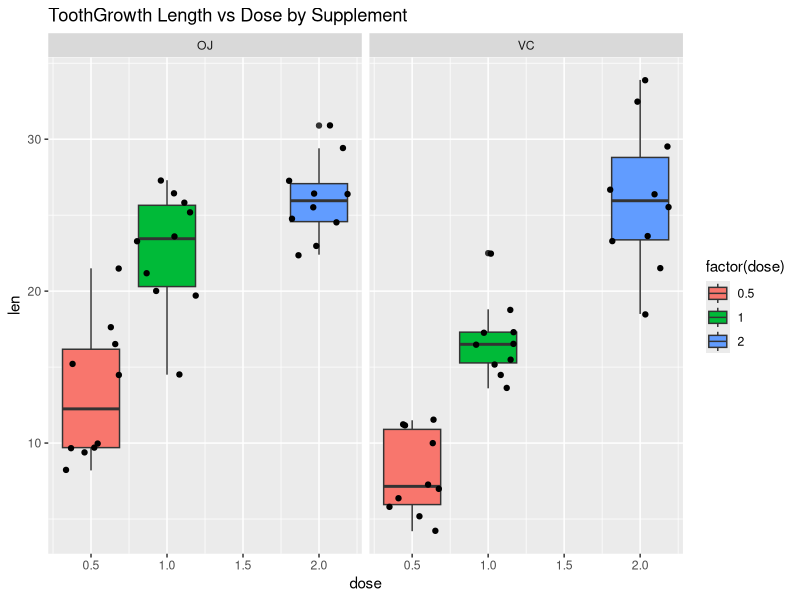
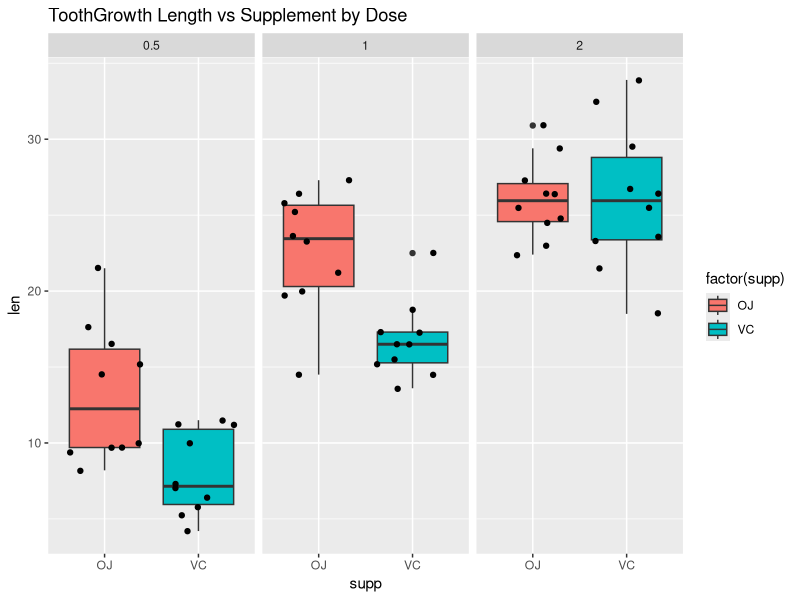

Write the R code that produced these figures, in order. (Note: this script raises an error after producing the figures.)
library(plyr)

#get the dataset that is part of R
data(ToothGrowth)

summary(ToothGrowth)
str(ToothGrowth)

#take a look at the unique values for each of the variables
unique(ToothGrowth$len)
unique(ToothGrowth$supp)
unique(ToothGrowth$dose)

#The dose strength has only 3 available values, while the supplement type 
#is a factor with 2 values. So in the dataset existing only 6 possible combinations 
#with these two variables, and I explore them.

#Summary of guinea pigs given 0.5mg of Vitamin C
summary(ToothGrowth[which(ToothGrowth$dose==0.5 & ToothGrowth$supp=='VC'),]$len)

#Summary of guinea pigs given 1.0mg of Vitamin C
summary(ToothGrowth[which(ToothGrowth$dose==1.0 & ToothGrowth$supp=='VC'),]$len)

#Summary of guinea pigs given 2.0mg of Vitamin C
summary(ToothGrowth[which(ToothGrowth$dose==2.0 & ToothGrowth$supp=='VC'),]$len)

#Summary of guinea pigs given 0.5mg of Orange Juice
summary(ToothGrowth[which(ToothGrowth$dose==0.5 & ToothGrowth$supp=='OJ'),]$len)

#Summary of guinea pigs given 1.0mg of Orange Juice
summary(ToothGrowth[which(ToothGrowth$dose==1.0 & ToothGrowth$supp=='OJ'),]$len)

#Summary of guinea pigs given 2.0mg of Orange Juice
summary(ToothGrowth[which(ToothGrowth$dose==2.0 & ToothGrowth$supp=='OJ'),]$len)


ddply(ToothGrowth, dose ~ supp,function(x) 
  c(mean=mean(x$len), sd=sd(x$len),
    conf.int=t.test(x$len)$conf.int))

#The results of the exploratory analysis depicted above are resumed in the following boxplot.

library(ggplot2)
ggplot(ToothGrowth, aes(x=dose, y=len)) + 
  ggtitle("ToothGrowth Length vs Dose by Supplement") + 
  geom_boxplot(aes(fill=factor(dose))) + geom_jitter() + facet_grid(.~supp)

ggplot(ToothGrowth, aes(x=supp, y=len)) + 
  ggtitle("ToothGrowth Length vs Supplement by Dose") + 
  geom_boxplot(aes(fill=factor(supp))) + geom_jitter() + facet_grid(.~dose)


ddply(ToothGrowth, dose ~ supp,function(x) 
  c(mean=mean(x$len), sd=sd(x$len),
    conf.int=t.test(x$len)$conf.int))

#Use confidence intervals and hypothesis tests to compare tooth growth by supp and dose
#Starting from the results of the exploratory analysis I decide to analyze the tooth length with respect to the combination of supp anda dose. I formulate 3 null hypothesis:
  
#H0: mu(VC, 0.5) = mu(OJ, 0.5)
#H0: mu(VC, 1.0) = mu(OJ, 1.0)
#H0: mu(VC, 2.0) = mu(OJ, 2.0)
#Each of these hypothesis will be tested against the respective alternate hypothesis (~=). To verify the hypothesis I use a t test.

#H0: mu(VC, 0.5) = mu(OJ, 0.5)

t.test(ToothGrowth[which(ToothGrowth$dose==0.5 & ToothGrowth$supp=='VC'),]$len, 
       ToothGrowth[which(ToothGrowth$dose==0.5 & ToothGrowth$supp=='OJ'),]$len)
## 
##  Welch Two Sample t-test
## 
## data:  ToothGrowth[which(ToothGrowth$dose == 0.5 & ToothGrowth$supp ==  and ToothGrowth[which(ToothGrowth$dose == 0.5 & ToothGrowth$supp ==     "VC"), ]$len and     "OJ"), ]$len
## t = -3.17, df = 14.97, p-value = 0.006359
## alternative hypothesis: true difference in means is not equal to 0
## 95 percent confidence interval:
##  -8.781 -1.719
## sample estimates:
## mean of x mean of y 
##      7.98     13.23
#The 95% confidence interval doesn’t contain 0 so reject the null hypothesis.

#H0: mu(VC, 1.0) = mu(OJ, 1.0)

t.test(ToothGrowth[which(ToothGrowth$dose==1.0 & ToothGrowth$supp=='VC'),]$len, 
       ToothGrowth[which(ToothGrowth$dose==1.0 & ToothGrowth$supp=='OJ'),]$len)
## 
##  Welch Two Sample t-test
## 
## data:  ToothGrowth[which(ToothGrowth$dose == 1 & ToothGrowth$supp ==  and ToothGrowth[which(ToothGrowth$dose == 1 & ToothGrowth$supp ==     "VC"), ]$len and     "OJ"), ]$len
## t = -4.033, df = 15.36, p-value = 0.001038
## alternative hypothesis: true difference in means is not equal to 0
## 95 percent confidence interval:
##  -9.058 -2.802
## sample estimates:
## mean of x mean of y 
##     16.77     22.70
#The 95% confidence interval doesn’t contain 0 so reject the null hypothesis.

#H0: mu(VC, 2.0) = mu(OJ, 2.0)

t.test(ToothGrowth[which(ToothGrowth$dose==2.0 & ToothGrowth$supp=='VC'),]$len, 
       ToothGrowth[which(ToothGrowth$dose==2.0 & ToothGrowth$supp=='OJ'),]$len)
## 
##  Welch Two Sample t-test
## 
## data:  ToothGrowth[which(ToothGrowth$dose == 2 & ToothGrowth$supp ==  and ToothGrowth[which(ToothGrowth$dose == 2 & ToothGrowth$supp ==     "VC"), ]$len and     "OJ"), ]$len
## t = 0.0461, df = 14.04, p-value = 0.9639
## alternative hypothesis: true difference in means is not equal to 0
## 95 percent confidence interval:
##  -3.638  3.798
## sample estimates:
## mean of x mean of y 
##     26.14     26.06
#The 95% confidence interval contains 0 so can not reject the null hypothesis.

#State your conclusions and the assumptions needed for your conclusions
#In the analysis I performed 3 hypothesis for different combinations of supplement and dose:
  
#H0: mu(VC, 0.5) = mu(OJ, 0.5)
#H0: mu(VC, 1.0) = mu(OJ, 1.0)
#H0: mu(VC, 2.0) = mu(OJ, 2.0)
#In the first two cases the hypothesis are been rejected, confirming that orange juice has a greater impact on tooth growth with 0.5mg and 1.0mg doses. In the third case the hypothesis is been accepted, showing that with a 2.0mg dose there isn’t differences between orange juice and vitamin C.


#Confidence Intervals and Hypothesis Testing
#Supplement as a Factor
#Analyzing the data for correlation between the delivery method and change in tooth growth:
  
  t.test(len ~ supp, paired = F, var.equal = F, data = ToothGrowth)
## 
##  Welch Two Sample t-test
## 
## data:  len by supp
## t = 1.9153, df = 55.309, p-value = 0.06063
## alternative hypothesis: true difference in means is not equal to 0
## 95 percent confidence interval:
##  -0.1710156  7.5710156
## sample estimates:
## mean in group OJ mean in group VC 
##         20.66333         16.96333
#A confidence interval of [-0.171, 7.571] does not allow us to reject the null hypothesis (that there is no correlation between delivery method and tooth length).

#Dosage as a Factor
#Analyzing the data for correlation between the dose level and change in tooth growth:
  
dose1 <- subset(ToothGrowth, dose %in% c(0.5, 1.0))
dose2 <- subset(ToothGrowth, dose %in% c(0.5, 2.0))
dose3 <- subset(ToothGrowth, dose %in% c(1.0, 2.0))
t.test(len ~ dose, paired = F, var.equal = F, data = dose1)
## 
##  Welch Two Sample t-test
## 
## data:  len by dose
## t = -6.4766, df = 37.986, p-value = 1.268e-07
## alternative hypothesis: true difference in means is not equal to 0
## 95 percent confidence interval:
##  -11.983781  -6.276219
## sample estimates:
## mean in group 0.5   mean in group 1 
##            10.605            19.735
t.test(len ~ dose, paired = F, var.equal = F, data = dose2)
## 
##  Welch Two Sample t-test
## 
## data:  len by dose
## t = -11.799, df = 36.883, p-value = 4.398e-14
## alternative hypothesis: true difference in means is not equal to 0
## 95 percent confidence interval:
##  -18.15617 -12.83383
## sample estimates:
## mean in group 0.5   mean in group 2 
##            10.605            26.100
t.test(len ~ dose, paired = F, var.equal = F, data = dose3)
## 
##  Welch Two Sample t-test
## 
## data:  len by dose
## t = -4.9005, df = 37.101, p-value = 1.906e-05
## alternative hypothesis: true difference in means is not equal to 0
## 95 percent confidence interval:
##  -8.996481 -3.733519
## sample estimates:
## mean in group 1 mean in group 2 
##          19.735          26.100

#The confidence intervals ([-11.98, -6.276] for doses 0.5 and 1.0, [-18.16, -12.83] for doses 0.5 and 2.0, and [-8.996, -3.734] for doses 1.0 and 2.0) allow for the rejection of the null hypothesis and a confirmation that there is a significant correlation between tooth length and dose levels.

#Suplement as a Factor within Dose Levels
#Analyzing the data for correlation between dose level and change in tooth growth within each dose level:
  
Tooth.dose5 <- subset(ToothGrowth, dose == 0.5)
Tooth.dose1 <- subset(ToothGrowth, dose == 1.0)
Tooth.dose2 <- subset(ToothGrowth, dose == 2.0)
t.test(len ~ supp, paired = F, var.equal = F, data = Tooth.dose5)
## 
##  Welch Two Sample t-test
## 
## data:  len by supp
## t = 3.1697, df = 14.969, p-value = 0.006359
## alternative hypothesis: true difference in means is not equal to 0
## 95 percent confidence interval:
##  1.719057 8.780943
## sample estimates:
## mean in group OJ mean in group VC 
##            13.23             7.98
t.test(len ~ supp, paired = F, var.equal = F, data = Tooth.dose1)
## 
##  Welch Two Sample t-test
## 
## data:  len by supp
## t = 4.0328, df = 15.358, p-value = 0.001038
## alternative hypothesis: true difference in means is not equal to 0
## 95 percent confidence interval:
##  2.802148 9.057852
## sample estimates:
## mean in group OJ mean in group VC 
##            22.70            16.77
t.test(len ~ supp, paired = F, var.equal = F, data = Tooth.dose2)
## 
##  Welch Two Sample t-test
## 
## data:  len by supp
## t = -0.0461, df = 14.04, p-value = 0.9639
## alternative hypothesis: true difference in means is not equal to 0
## 95 percent confidence interval:
##  -3.79807  3.63807
## sample estimates:
## mean in group OJ mean in group VC 
##            26.06            26.14
#The confidence intervals for dose levels 0.5mg and 1.0mg([1.72, 8,78] within 0.5mg, [2.80, 9.06] within 1.0mg) allow for the rejection of the null hypothesis and a confirmation that there is a significant correlation between tooth length and dose levels. However, the confidence interval for dose level 2.0[-3.80, 3.64] is not enough to reject the null hypothesis.

#Conclusions and Assumptions
#To make conclusions with the data in this dataset, we must assume that the poplulations are independent, that the variances between populations are different, a random population was used, the population was comprised of similar guinea pigs, measurement error was accounted for with significant digits, and double blind research methods were used. For the populations to be independent, 60 guinea pigs would have to be used so each combination of dose level and delivery method were not affected by the other methods. To ensure double blind research methods are followed, the researchers taking the measurements must have been unaware of which guinea pigs were given which dose level or delivery method. The guinea pigs must also be unaware that they are being given a specific treatment.

#If all the preceding assumptions are true, we may infer that there is a significant difference between tooth length and dose levels across both delivery methods. A higher dose level consistently led to longer teeth. Initially it appeared that the delivery method had no significant impact on tooth length, but when controlling for dose level we discovered that there was a significant difference at 0.5mg and 1.0mg, but not at 2.0mg. Based on this evidence, it appears that orange juice is a better delivery method with a larger impact on tooth length for a given dose of Vitamin C, but above a maximum dose level there is no further improvement.

